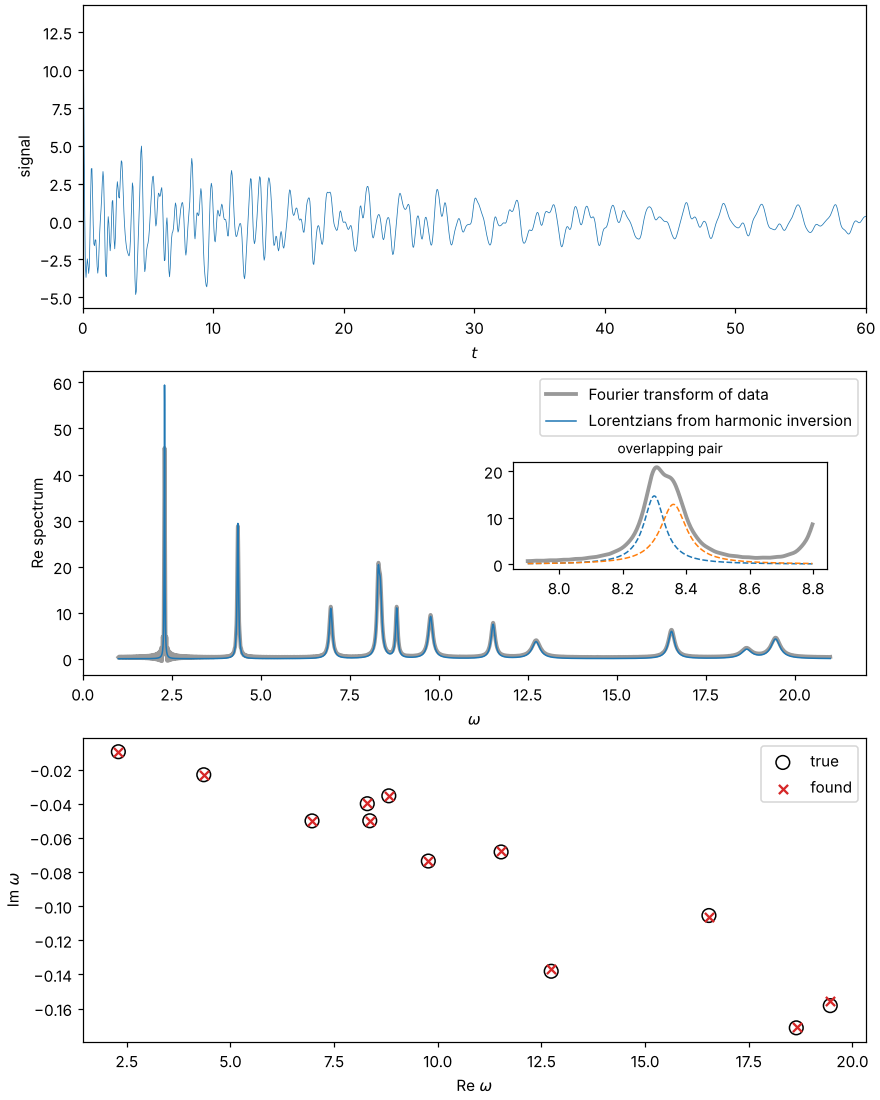

This figure's Python source:
"""Fit Lorentzian lines to a noisy sum of damped cosines.

Run with ``python examples/lorentz_fit.py``; writes ``lorentz_fit.png``.
"""

import matplotlib

matplotlib.use("Agg")
import matplotlib.pyplot as plt
import numpy as np

from pyharminv import harminv, lorentzian, synthetic_signal
from pyharminv.signals import random_modes

rng = np.random.default_rng(1)

# ten damped cosines with quality factors 30 ... 150, plus a pair of lines
# closer than the Fourier resolution of the signal
omega, _ = random_modes(10, 2, 20, q_min=30, q_max=150, min_spacing=0.8,
                        rng=rng)
omega = np.append(omega, [8.3 - 0.04j, 8.36 - 0.05j])
amp = rng.uniform(0.5, 1.5, len(omega))   # real amplitudes: pure cosines

dt = 0.05
t = dt * np.arange(3000)
noise = 2e-3
x = synthetic_signal(t, omega, amp, real=True, noise=noise, rng=rng)

# harmonic inversion; tol is the relative noise level of the data
rel_noise = noise / np.sqrt(np.mean(x ** 2))
result = harminv(x, dt, omega_max=25, tol=rel_noise)
modes = result.select(min_magnitude=0.05)
print(modes)

lines = modes.lorentzians()
for c, g, h in zip(lines["center"], lines["fwhm"], lines["height"]):
    print(f"Lorentzian: center {c:8.4f}  FWHM {g:7.4f}  height {h:8.3f}")

# real part of the one-sided Fourier transform of the data
w = np.linspace(1, 21, 6000)
spectrum = (np.exp(1j * np.outer(w, t)) @ x) * dt

fig, (ax0, ax1, ax2) = plt.subplots(3, 1, figsize=(8, 10),
                                    constrained_layout=True)
ax0.plot(t, x, lw=0.5)
ax0.set_xlim(0, 60)
ax0.set_xlabel("$t$")
ax0.set_ylabel("signal")

ax1.plot(w, spectrum.real, color="0.6", lw=2.5, label="Fourier transform of data")
ax1.plot(w, lorentzian(w, lines["center"], lines["fwhm"], lines["height"]),
         color="C0", lw=1, label="Lorentzians from harmonic inversion")
ax1.set_xlabel(r"$\omega$")
ax1.set_ylabel("Re spectrum")
ax1.legend()
inset = ax1.inset_axes([0.55, 0.35, 0.4, 0.35])
zoom = (w > 7.9) & (w < 8.8)
inset.plot(w[zoom], spectrum.real[zoom], color="0.6", lw=2.5)
for c, g, h in zip(lines["center"], lines["fwhm"], lines["height"]):
    if 7.9 < c < 8.8:
        inset.plot(w[zoom], lorentzian(w[zoom], c, g, h), "--", lw=1)
inset.set_title("overlapping pair", fontsize=9)

ax2.scatter(omega.real, omega.imag, s=80, facecolors="none", edgecolors="k",
            label="true")
ax2.scatter(modes.omega.real, modes.omega.imag, marker="x", color="C3",
            label="found")
ax2.set_xlabel(r"Re $\omega$")
ax2.set_ylabel(r"Im $\omega$")
ax2.legend()
fig.savefig("lorentz_fit.png", dpi=110)
